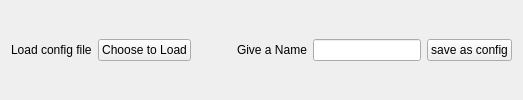
                   <widget class="QWidget" name="widget_82" native="true">
                    <layout class="QHBoxLayout" name="horizontalLayout_68">
                     <item>
                      <widget class="QLabel" name="label_76">
                       <property name="text">
                        <string>Load config file</string>
                       </property>
                      </widget>
                     </item>
                     <item>
                      <widget class="QPushButton" name="pushButton_22">
                       <property name="text">
                        <string>Choose to Load</string>
                       </property>
                      </widget>
                     </item>
                     <item>
                      <spacer name="horizontalSpacer_22">
                       <property name="orientation">
                        <enum>Qt::Horizontal</enum>
                       </property>
                       <property name="sizeHint" stdset="0">
                        <size>
                         <width>40</width>
                         <height>20</height>
                        </size>
                       </property>
                      </spacer>
                     </item>
                     <item>
                      <widget class="QLabel" name="label_77">
                       <property name="text">
                        <string>Give a Name</string>
                       </property>
                      </widget>
                     </item>
                     <item>
                      <widget class="QLineEdit" name="lineEdit_18">
                       <property name="sizePolicy">
                        <sizepolicy hsizetype="Preferred" vsizetype="Fixed">
                         <horstretch>0</horstretch>
                         <verstretch>0</verstretch>
                        </sizepolicy>
                       </property>
                      </widget>
                     </item>
                     <item>
                      <widget class="QPushButton" name="pushButton_23">
                       <property name="text">
                        <string>save as config</string>
                       </property>
                      </widget>
                     </item>
                    </layout>
                   </widget>
